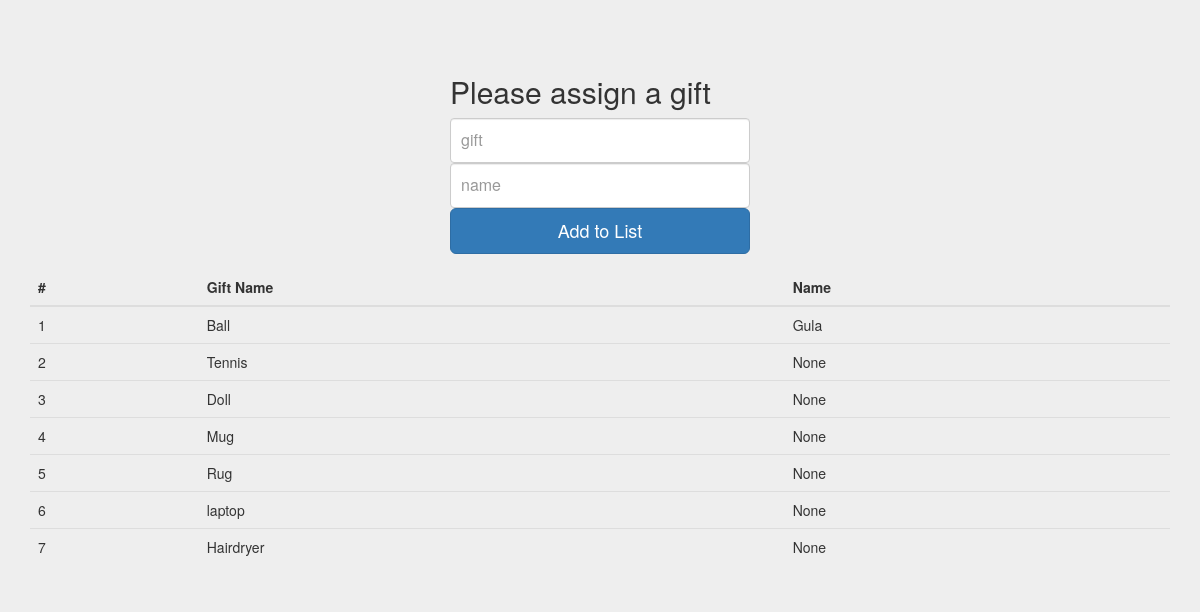
Before: / with the older database file.
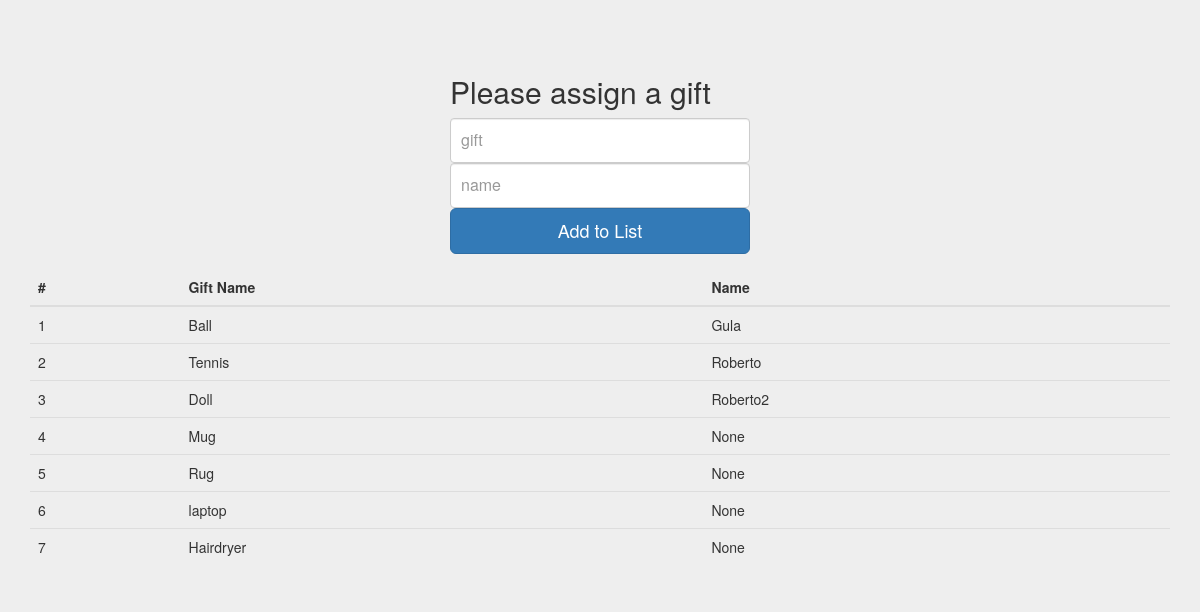
After: the same page with the newer database file.
### tables this page shows
CREATE TABLE "GIFTS" ("Gift" , "Name" );

### robertoMejia.py (the view)
@app.route('/', methods=['GET'])
def index():
    return render_template('index.html', data = getData());

### robertoMejia.py (called while the page is built)
def getData():
    try:
        conn = sqlite3.connect("final_exam.sqlite")
        cursor = conn.cursor()
        result = cursor.execute('SELECT gift, name from gifts')
        data = result.fetchall()
    except Exception as e:
        print(type(e))
        print(e)
    return data

### templates/index.html (shortened to what this page needs)
<!DOCTYPE html>
<html lang="en">
  <head>
    <link href="../static/dist/css/bootstrap.min.css" rel="stylesheet">
    <link href="../static/dist/css/signin.css" rel="stylesheet">
  </head>
  <body>
    <div class="container">
      <form class="form-signin" role="form" action="/update" method="POST" >
        <h2 class="form-signin-heading">Please assign a gift</h2>
        <input type="text" id="gift" name="gift" class="form-control" placeholder="gift" required autofocus>
        <input type="text" id="name" name="name" class="form-control" placeholder="name" required>
        <button class="btn btn-lg btn-primary btn-block" type="submit">Add to List</button>
      </form>
     <table class="table">
      <thead>
        <tr>
          <th>#</th>
          <th>Gift Name</th>
          <th>Name</th>
        </tr>
      </thead>
        <tbody>
            {% for item in data %}
                <tr>
                  <td>{{loop.index}}</td>
                  <td>{{ item[0] }}</td>
                  <td>{{item[1]}}</td>
                </tr>
            {% endfor %}
      </tbody>
    </table>
    </div>
  </body>
</html>

Changed rows visible on the page:
changed GIFTS "Tennis": Name "None" → "Roberto"
changed GIFTS "Doll": Name "None" → "Roberto2"
